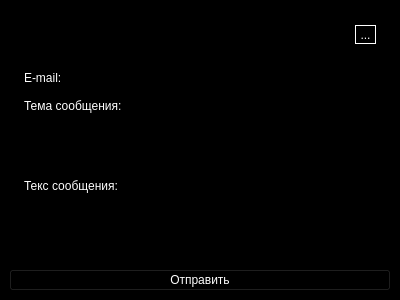
<?xml version="1.0" encoding="UTF-8"?>
<ui version="4.0">
 <class>MainWindow</class>
 <widget class="QMainWindow" name="MainWindow">
  <property name="geometry">
   <rect>
    <x>0</x>
    <y>0</y>
    <width>400</width>
    <height>300</height>
   </rect>
  </property>
  <property name="windowTitle">
   <string>sending letter</string>
  </property>
  <property name="styleSheet">
   <string notr="true">background-color: rgb(0, 0, 0);
color: rgb(255, 255, 255);</string>
  </property>
  <widget class="QWidget" name="centralwidget">
   <layout class="QGridLayout" name="gridLayout_5">
    <item row="0" column="0">
     <layout class="QGridLayout" name="gridLayout">
      <property name="leftMargin">
       <number>15</number>
      </property>
      <property name="topMargin">
       <number>15</number>
      </property>
      <property name="rightMargin">
       <number>15</number>
      </property>
      <property name="bottomMargin">
       <number>15</number>
      </property>
      <item row="0" column="1">
       <widget class="QToolButton" name="fileSearch">
        <property name="styleSheet">
         <string notr="true">border: 1px solid white;</string>
        </property>
        <property name="text">
         <string>...</string>
        </property>
       </widget>
      </item>
      <item row="0" column="0">
       <widget class="QLineEdit" name="filePath"/>
      </item>
     </layout>
    </item>
    <item row="1" column="0">
     <layout class="QGridLayout" name="gridLayout_3">
      <property name="leftMargin">
       <number>15</number>
      </property>
      <property name="topMargin">
       <number>0</number>
      </property>
      <property name="rightMargin">
       <number>15</number>
      </property>
      <property name="bottomMargin">
       <number>15</number>
      </property>
      <item row="1" column="1">
       <widget class="QLineEdit" name="theme"/>
      </item>
      <item row="2" column="0">
       <widget class="QLabel" name="labelText">
        <property name="text">
         <string>Текс сообщения:</string>
        </property>
       </widget>
      </item>
      <item row="2" column="1">
       <widget class="QTextEdit" name="text">
        <property name="styleSheet">
         <string notr="true"/>
        </property>
       </widget>
      </item>
      <item row="0" column="1">
       <widget class="QLineEdit" name="email"/>
      </item>
      <item row="1" column="0">
       <widget class="QLabel" name="labelTheme">
        <property name="text">
         <string>Тема сообщения:</string>
        </property>
       </widget>
      </item>
      <item row="0" column="0">
       <widget class="QLabel" name="labelEmail">
        <property name="text">
         <string>E-mail:</string>
        </property>
       </widget>
      </item>
     </layout>
    </item>
    <item row="2" column="0">
     <widget class="QPushButton" name="btn">
      <property name="styleSheet">
       <string notr="true"/>
      </property>
      <property name="text">
       <string>Отправить</string>
      </property>
     </widget>
    </item>
   </layout>
  </widget>
 </widget>
 <resources/>
 <connections/>
</ui>
